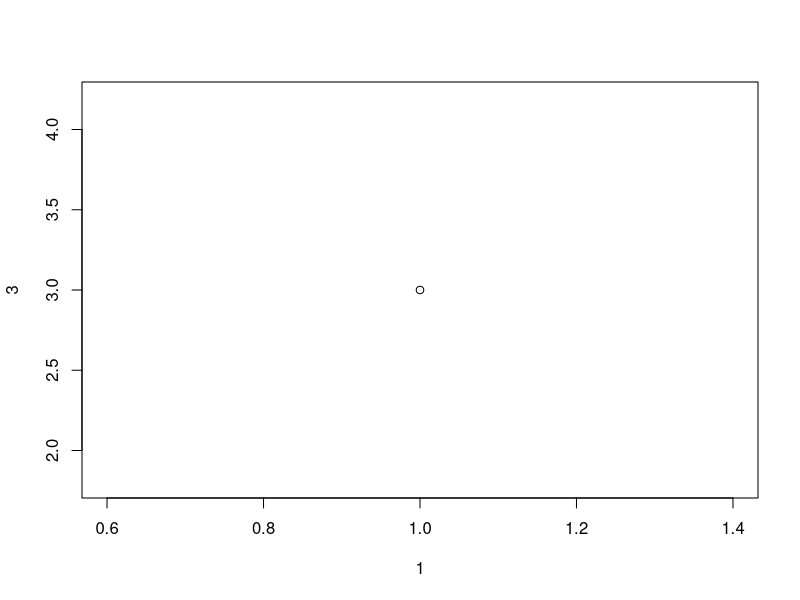
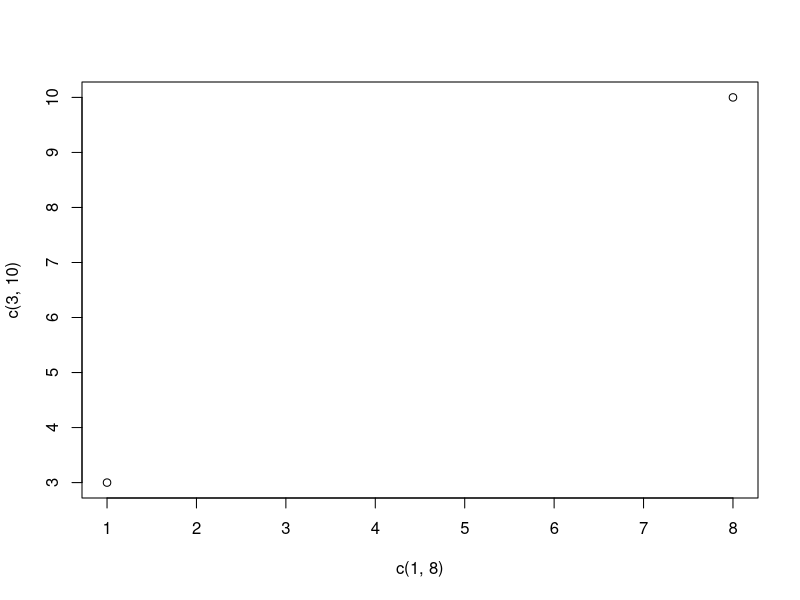
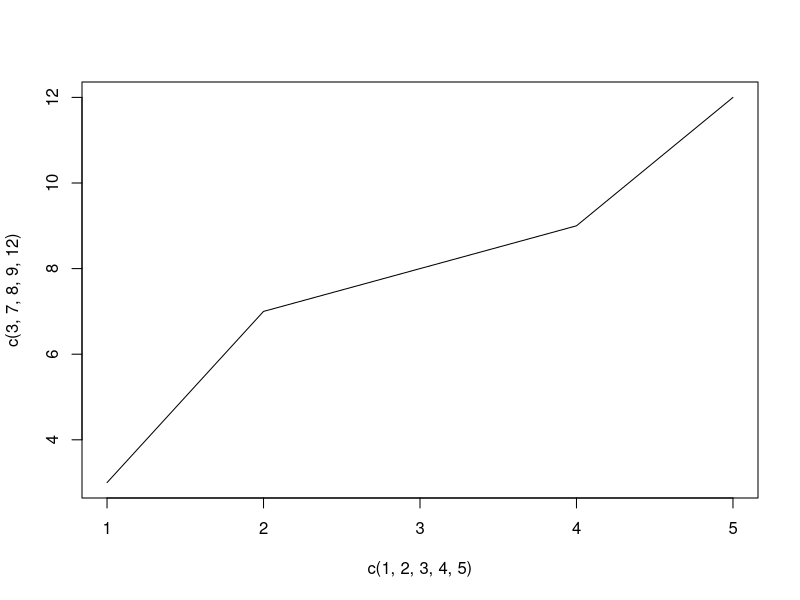
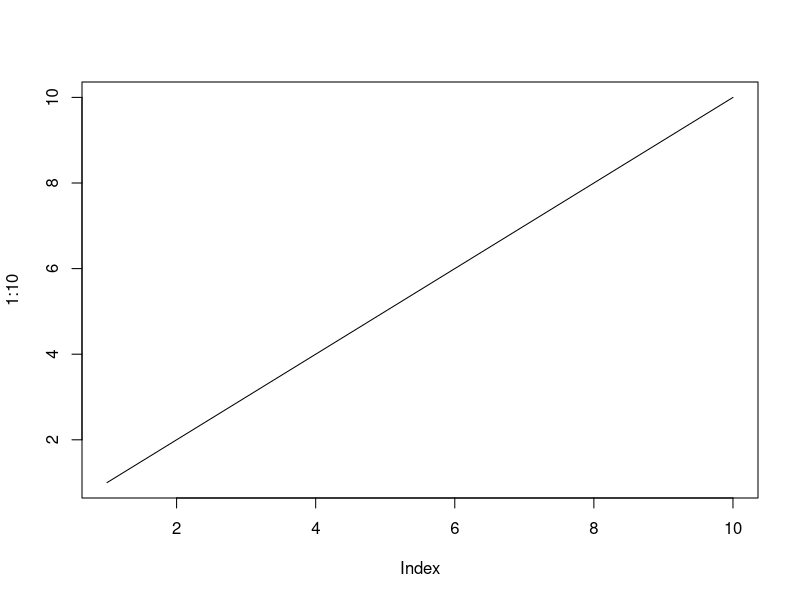
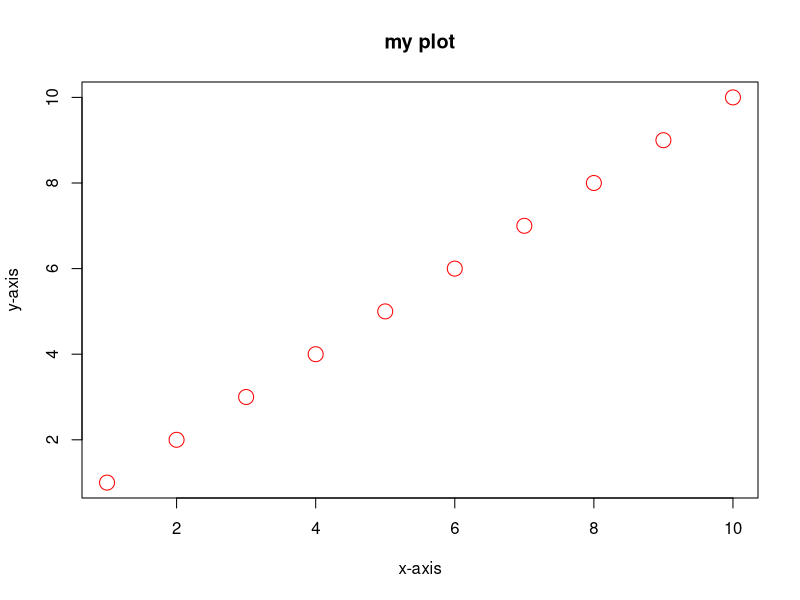
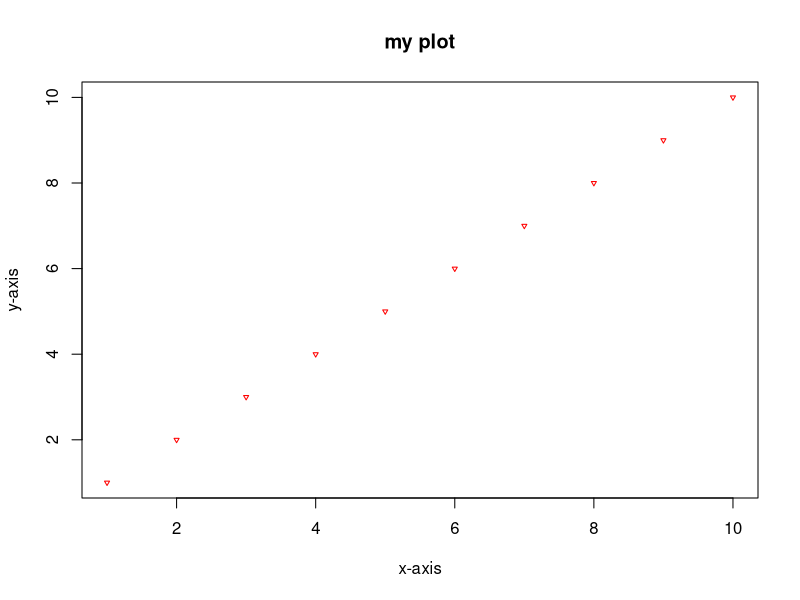
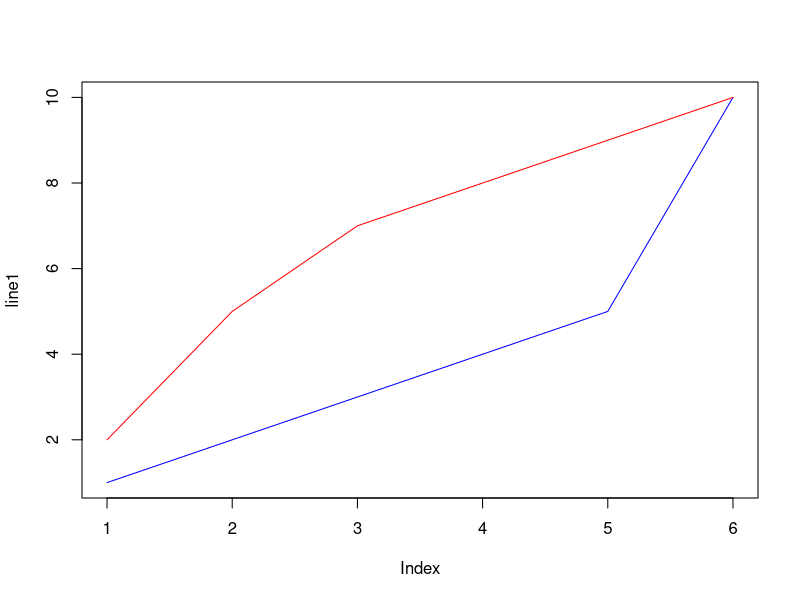
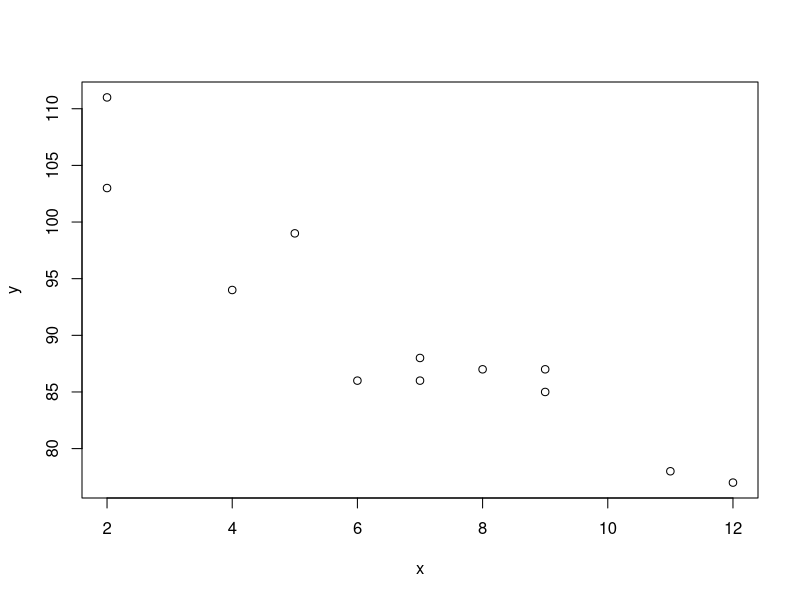

Write R code to recreate these figures, in order.
plot(1,3)
plot(c(1,8),c(3,10))
plot(c(1, 2, 3, 4, 5), c(3, 7, 8, 9, 12),type="l")
plot(1:10,type="l")#l means line
plot(1:10,main="my plot",xlab="x-axis",ylab="y-axis",col="red",cex=2)
#cex=2 means that point size, by defautl 1
#pch=35 - shape, for more see online
plot(1:10,main="my plot",xlab="x-axis",ylab="y-axis",col="red",cex=.5,pch=25)
#lwd - line width
#lty - line style(see online)
line1 <- c(1,2,3,4,5,10)
line2 <- c(2,5,7,8,9,10)

plot(line1, type = "l", col = "blue")
lines(line2, type="l", col = "red")


#scatter plot
x <- c(5,7,8,7,2,2,9,4,11,12,9,6)
y <- c(99,86,87,88,111,103,87,94,78,77,85,86)
plot(x,y)

#line
# x-axis values
x <- c("A", "B", "C", "D")

# y-axis values
y <- c(2, 4, 6, 8)

barplot(y, names.arg = x)
